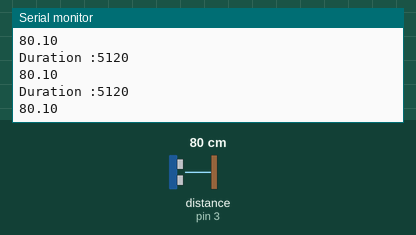
Bench run of a sketch on a simulated Arduino Uno, built with avr-gcc and run on an emulated ATmega328P. On the bench: the last lines printed to the serial monitor. Wiring (inferred from the names in the program): ultrasonic range finder: trigger pin 4; echo pin 3. The test bench sets the inputs (shaded band); at power-on: distance to the obstacle (sensor on pin 3) 80 cm. The echo pulse lasts 58.3 µs per cm.

Above: at 1.2 s.
1.3 s: distance to the obstacle (sensor on pin 3) set to 2 cm
At 1.41 s:
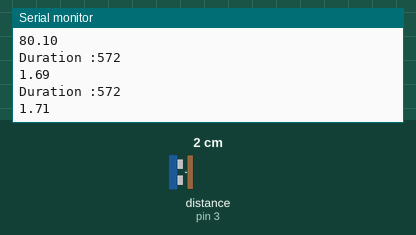
2.8 s: distance to the obstacle (sensor on pin 3) set to 4 cm
At 2.81 s:
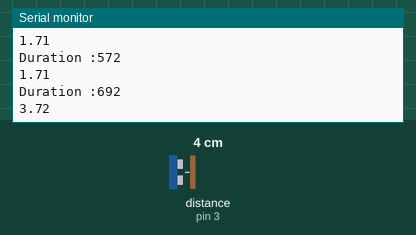
Timing chart, 0 to 5.8 s (numbered marks = the images above; inputs shaded):
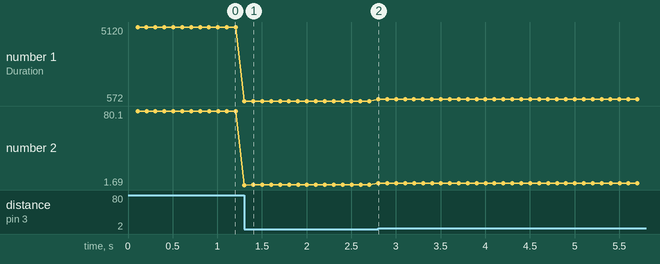

The sketch:

PulseIn_Function.ino
```cpp
// PulseIn Function

/* The code reads the ultrasonic sensor by triggering the sensor and calculating
distance measurements based on the returned echo signal. */

#define ECHO_PIN 3
#define TRIGGER_PIN 4

// Variables to manage triggering intervals for the ultrasonic sensor
unsigned long lastTimeUltrasonicTrigger = millis(); // Time tracking for triggering
unsigned long ultrasonicTriggerDelay = 100; // Delay between triggering in milliseconds

// Function to trigger the ultrasonic sensor
void triggerUltrasonicSensor()
{
  digitalWrite(TRIGGER_PIN, LOW); // Set trigger pin to LOW
  delayMicroseconds(2); // Wait for stabilization
  digitalWrite(TRIGGER_PIN, HIGH); // Generate 10us pulse for triggering
  delayMicroseconds(10);
  digitalWrite(TRIGGER_PIN, LOW); // Reset trigger pin
}

// Function to measure distance using the ultrasonic sensor
double getUltrasonicDistance()
{
  unsigned long timeBegin = micros(); // Record the start time
  double durationMicros = pulseIn(ECHO_PIN, HIGH); // Measure pulse duration
  unsigned long timeEnd = micros(); // Record the end time
  unsigned long codeDuration = timeEnd - timeBegin; // Calculate code execution duration
  Serial.print("Duration :");
  Serial.println(codeDuration); // Print code execution duration for debugging
  double distance = durationMicros / 58.0; // Convert pulse duration to distance in centimeters
  return distance; // Return calculated distance
}

void setup() {
  Serial.begin(115200); // Initialize serial communication
  pinMode(ECHO_PIN, INPUT); // Set the ECHO pin as input to receive the echo signal
  pinMode(TRIGGER_PIN, OUTPUT); // Set the TRIGGER pin as output to send trigger signals
}

void loop() {
  unsigned long timeNow = millis(); // Record current time

  // Check if it's time to trigger the ultrasonic sensor
  if (timeNow - lastTimeUltrasonicTrigger > ultrasonicTriggerDelay) {
    lastTimeUltrasonicTrigger += ultrasonicTriggerDelay; // Increment the trigger time
    triggerUltrasonicSensor(); // Trigger the ultrasonic sensor
    Serial.println(getUltrasonicDistance()); // Print the measured distance
  }
}
```

Measured:
- after the input at 1.3 s, the serial monitor: prints a new line at once (image 1)
- after the input at 2.8 s, the serial monitor: prints a new line at once (image 2)
- plotted number 1: 5120 → 572 after the input at 1.3 s, 572 → 688 after the input at 2.8 s
- plotted number 2: 80.1 → 1.71 after the input at 1.3 s, 1.71 → 3.71 after the input at 2.8 s
